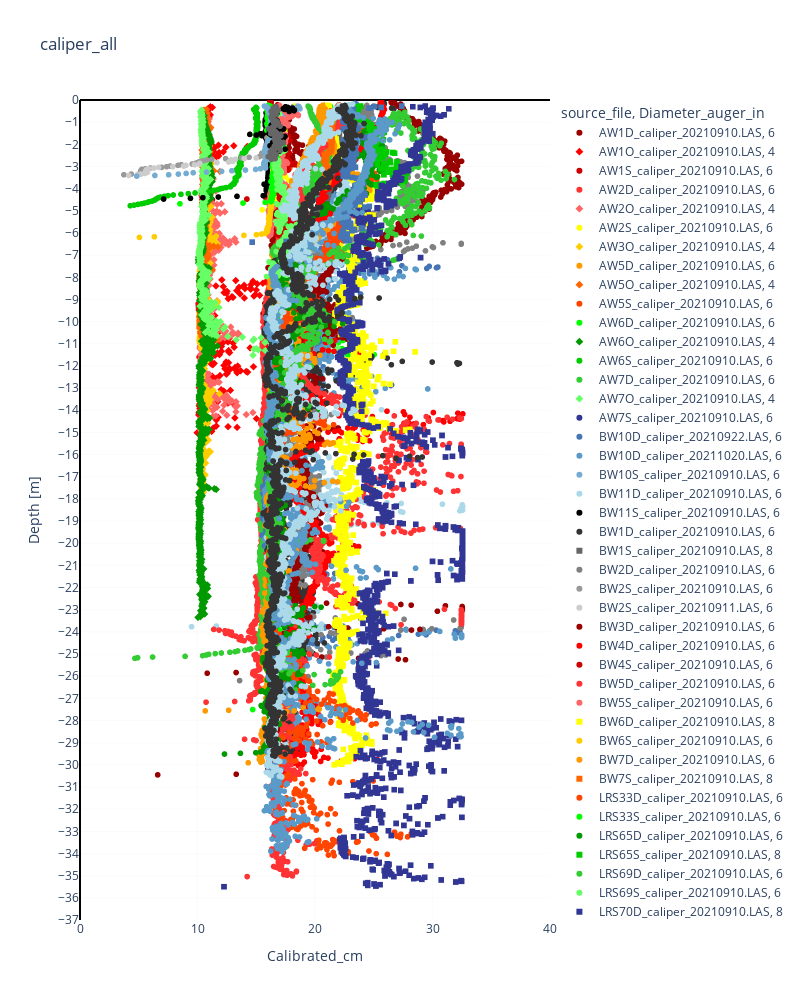

This figure's notebook cell:
### Code cell
plot_scatter_all(concatenate_caliper,'calibrated_cm','Depth [m]',title = 'caliper_all', color_column = 'source_file', color_scheme=color_scheme, symbol_column='Diameter_auger_in', name='caliper_all_cm', width=800, height=1000)
